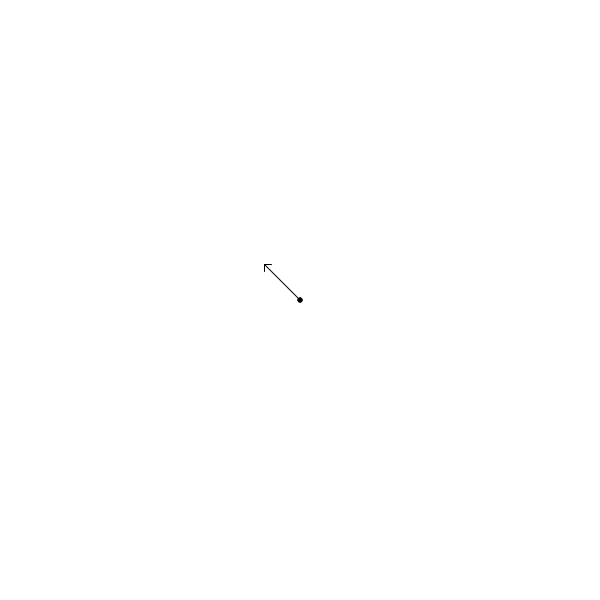
Frame 1 (no input)
Frame 60 (the mouse pressed at the canvas centre just before this capture): identical to frame 1, image omitted
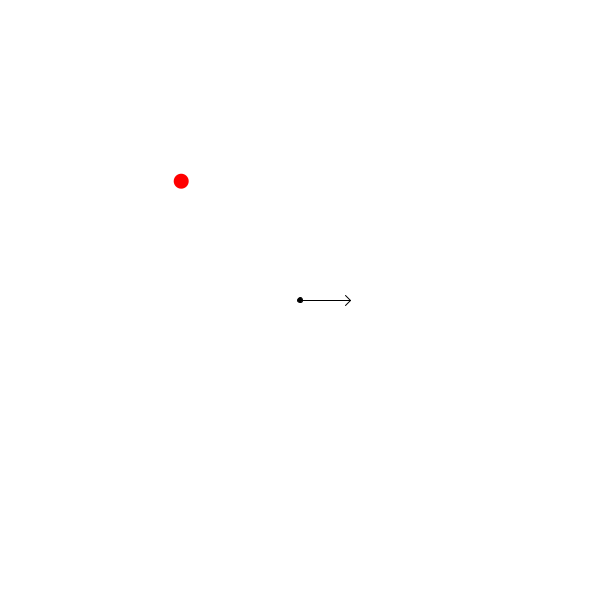
Frame 120 (the mouse held since frame 60 and released just before this capture)

The Processing sketch that drew these frames (run headless with seeded random() and noise(); from frame 60 on, the mouse is pressed at the canvas centre):

// Processing sketch: AimUsingTrigonometry
// ── AimUsingTrigonometry.pde

/*
AIM USING TRIGONOMETRY
 Jeff Thompson | 2015 | www.jeffreythompson.org
 
 Don't be afraid: we're going to use a little bit of
 trigonometry to shoot a bullet in a direction set
 by the mouse.
 
 First, we calculate the angle between the mouse and
 the base of the arrow using atan2:
   float angle = atan2(diffY, diffX);
 
 Then, we use cos() and sin() to find the X/Y position
 of an object given only the rotation angle and distance:
   float x = cos(angle);
   float y = sin(angle);
 
 That's it!
 
 */

int arrowLen =  50;         // how long is the arrow?
float bulletX = -100;       // keep the bullet offscreen until fired
float bulletY = -100;
float bulletSpeed = 2.0;    // max speed for the bullet

int arrowX, arrowY;         // arrow position
float angle;                // angle of rotation
float run, rise;            // set by angle of the arrow


void setup() {
  size(600, 600);
  cursor(CROSS);         // use a crosshairs cursor

  arrowX = width/2;      // draw arrow from center
  arrowY = height/2;
}

void draw() {
  background(255);

  // calculate the rotation angle
  int xDist = mouseX - arrowX;
  int yDist = mouseY - arrowY;
  angle = atan2(yDist, xDist);

  // draw the arrow
  pushMatrix();                      // go into "local" drawing mode
  translate(arrowX, arrowY);         // move to arrow's center
  rotate(angle);                     // and rotate
  stroke(0);
  fill(0);
  line(0, 0, arrowLen, 0);           // arrow shaft
  line(arrowLen, 0, arrowLen-5, 5);  // arrowhead lines
  line(arrowLen, 0, arrowLen-5, -5);
  ellipse(0, 0, 5, 5);               // center dot
  popMatrix();

  // draw the bullet, update it's position
  fill(255, 0, 0);
  noStroke();
  ellipse(bulletX, bulletY, 15, 15);
  bulletX += run;
  bulletY += rise;
}


// when the mouse is pressed, "respawn" the bullet at the arrow's point
void mousePressed() {

  // calculate a new run (X dir) and rise (Y dir)
  // cos() and sin() return values from -1 to 1, so we
  // multiply by the bullet's speed to get usable numbers
  run = cos(angle) * bulletSpeed;
  rise = sin(angle) * bulletSpeed;     // same as X but using sine

  // put the bullet at the arrow's tip
  bulletX = arrowX + (arrowLen * cos(angle));
  bulletY = arrowY + (arrowLen * sin(angle));
}
